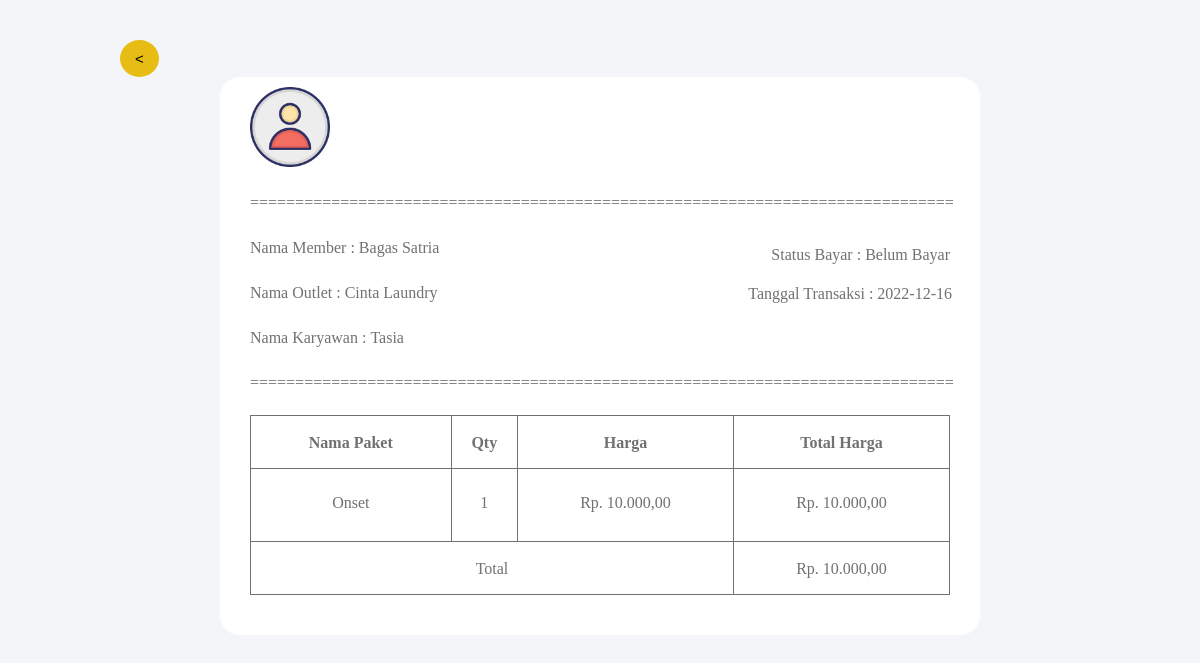
The app's page /nota.php?id_transaksi=24 with its own data.
### tables this page shows
CREATE TABLE `transaksi` (
  `id_transaksi` int(11) NOT NULL,
  `id_outlet` int(11) NOT NULL,
  `id_member` int(11) NOT NULL,
  `tgl_transaksi` date NOT NULL,
  `batas_waktu` date NOT NULL,
  `tgl_bayar` date NOT NULL,
  `status` enum('Baru','Proses','Selesai','Diambil') NOT NULL,
  `dibayar` enum('Lunas','Belum Bayar') NOT NULL,
  `id_user` int(11) NOT NULL
);

CREATE TABLE `member` (
  `id_member` int(11) NOT NULL,
  `nama_member` varchar(100) NOT NULL,
  `alamat` text NOT NULL,
  `jenis_kelamin` enum('M','F') NOT NULL,
  `telp` varchar(15) NOT NULL
);

CREATE TABLE `outlet` (
  `id_outlet` int(11) NOT NULL,
  `nama_outlet` varchar(255) NOT NULL,
  `alamat` text NOT NULL,
  `telp` varchar(15) NOT NULL,
  `id_owner` int(11) NOT NULL
);

CREATE TABLE `user` (
  `id_user` int(11) NOT NULL,
  `nama_user` varchar(100) NOT NULL,
  `jenis_kelamin` enum('M','F') NOT NULL,
  `username` varchar(30) NOT NULL,
  `password` text NOT NULL,
  `role` enum('Admin','Kasir','Owner') NOT NULL,
  `id_outlet` int(11) NOT NULL
);

CREATE TABLE `paket` (
  `id_paket` int(11) NOT NULL,
  `nama_paket` varchar(100) NOT NULL,
  `jenis` enum('Kg','Pcs') NOT NULL,
  `harga` int(11) NOT NULL,
  `img` varchar(100) NOT NULL
);

CREATE TABLE `detail_transaksi` (
  `id_detail_transaksi` int(11) NOT NULL,
  `id_transaksi` int(11) NOT NULL,
  `id_paket` int(11) NOT NULL,
  `qty` int(11) NOT NULL
);

### nota.php (the view, shortened to what this page needs)
<!DOCTYPE html>
<html lang="en">
    <head>
        <link rel="stylesheet" href="css/nota.css">
    </head>
    <body>
        <?php
            include "koneksi.php";
        ?>
        <div class="main_content">
            <a href="view_order.php"><button><</button></a>
            <div class="info">
                <div class="nota">
                    <div><img src="img/crown logo.png" alt="" width="80px"></div>
                    <?php
                    $qry_transaksi = mysqli_query($conn, "SELECT * from transaksi
                                                        join user ON user.id_user = transaksi.id_user
                                                        join member ON member.id_member = transaksi.id_member
                                                        join outlet ON outlet.id_outlet = transaksi.id_outlet
                                                        where transaksi.id_transaksi = '".$_GET['id_transaksi']."'");
                    while ($dt_transksi = mysqli_fetch_array($qry_transaksi)) {
                        $total = 0;
                        $harga_sub = "<ol>";
                        $harga = "<ol>";
                        $qty = "<ol>";
                        $nota_paket = "<ol>";
                        $qry_paket = mysqli_query($conn,"SELECT * from  detail_transaksi join paket on paket.id_paket=detail_transaksi.id_paket where id_transaksi = ".$dt_transksi['id_transaksi']);
                        while($dt_paket=mysqli_fetch_array($qry_paket)){
                            $subtotal = 0;
                            $subtotal += $dt_paket['harga'] * $dt_paket['qty'];
                            $qty .= "<li>".$dt_paket['qty']."</li><br>";
                            $nota_paket .= "<li>".$dt_paket['nama_paket']."</li><br>";
                            $total += $dt_paket['harga'] * $dt_paket['qty'];
                            $harga.= "<li>"."Rp. ".number_format($dt_paket['harga'], 2, ',', '.').""."</li><br>";
                            $harga_sub.= "<li>"."Rp. ".number_format($subtotal, 2, ',', '.').""."</li><br>";
                        }
                        $nota_paket .= "</ol>";
                        $qty .= "</ol>";
                        $harga .= "</ol>";
                        $harga_sub .= "</ol>";
                        ?>
                    <p>==============================================================================</p>
                    <p id = "atas">Status Bayar&nbsp;:&nbsp;<?=$dt_transksi['dibayar']?></p>
                    <p>Nama Member&nbsp;:&nbsp;<?=$dt_transksi['nama_member']?></p>
                    <p>Nama Outlet&nbsp;:&nbsp;<?=$dt_transksi['nama_outlet']?></p>
                    <p id = "bawah">Tanggal Transaksi&nbsp;:&nbsp;<?=$dt_transksi['tgl_transaksi']?></p>
                    <p>Nama Karyawan&nbsp;:&nbsp;<?=$dt_transksi['nama_user']?></p>
                    <p>==============================================================================</p>
                    <table>
                        <thead>
                            <tr>
                                <th>Nama Paket</th>
                                <th>Qty</th>
                                <th>Harga</th>
                                <th>Total Harga</th>
                            </tr>
                        </thead>
                        <tbody>
                            <tr>
                                <td><?=$nota_paket?></td>
                                <td><?=$qty?></td>
                                <td><?=$harga?></td>
                                <td><?=$harga_sub?></td>
                            </tr>
                            <tr>
                                <td colspan="3">Total</td>
                                <td colspan="3">
                                    <?php
                                        echo "Rp. ".number_format($total, 2, ',', '.')."";
                                    ?>
                                </td>
                            </tr>
                        </tbody>
                    </table>
                    <?php
                    }
                ?>
                </div>
            </div>
        </div>
    </body>
</html>

### css/nota.css (style rules this page uses)
body { background-color: #f3f5f9; }
.main_content { width: 100%; margin: 0 auto; width: 960px; margin-top: 5vh; position: relative; }
.main_content .info { color: #717171; line-height: 25px; }
table, th, td { border: 1px solid; border-collapse: collapse; text-align: center; }
table { width: 100%; margin: auto; }
th, td { height: 50px; }
.main_content .nota { background-color: #fff; border-radius: 20px; padding: 10px 30px 40px 30px; margin: 0 100px; }
.main_content .nota p { margin-bottom: 20px; }
ol, li { margin: 20px 0 0 -20px; list-style: none; text-align: center; }
button { padding: 10px 15px; border-radius: 50%; background-color: #e6bc15; border: none; font-size: 15px; }
#atas, #bawah { float: right; }
#atas { margin-top: 7px; }
#bawah { margin-right: -2px; margin-top: -44px; }

### records on screen
transaksi: dibayar "Belum Bayar", id_member.nama_member "Bagas Satria", id_outlet.nama_outlet "Cinta Laundry", tgl_transaksi "2022-12-16", id_user.nama_user "Tasia", paket.nama_paket "Onset", detail_transaksi.qty "1", paket.harga "10.000,00", subtotal "10.000,00", total "10.000,00"
